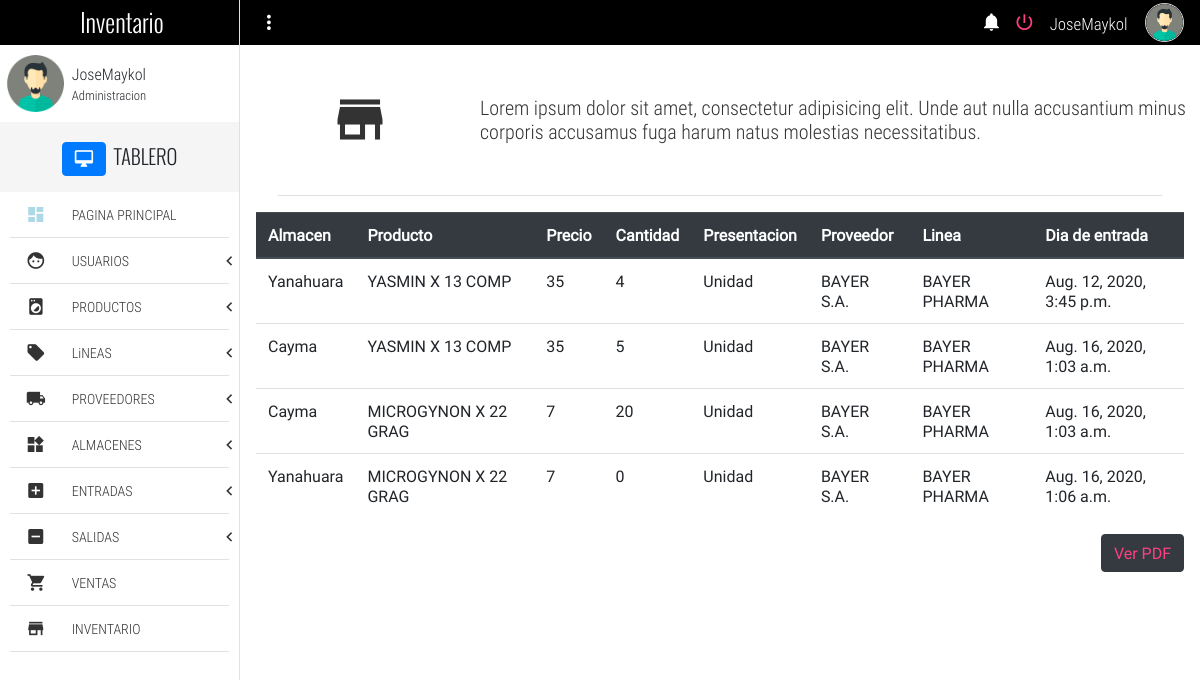
/inventory (signed in), run on an earlier commit of the app's database.
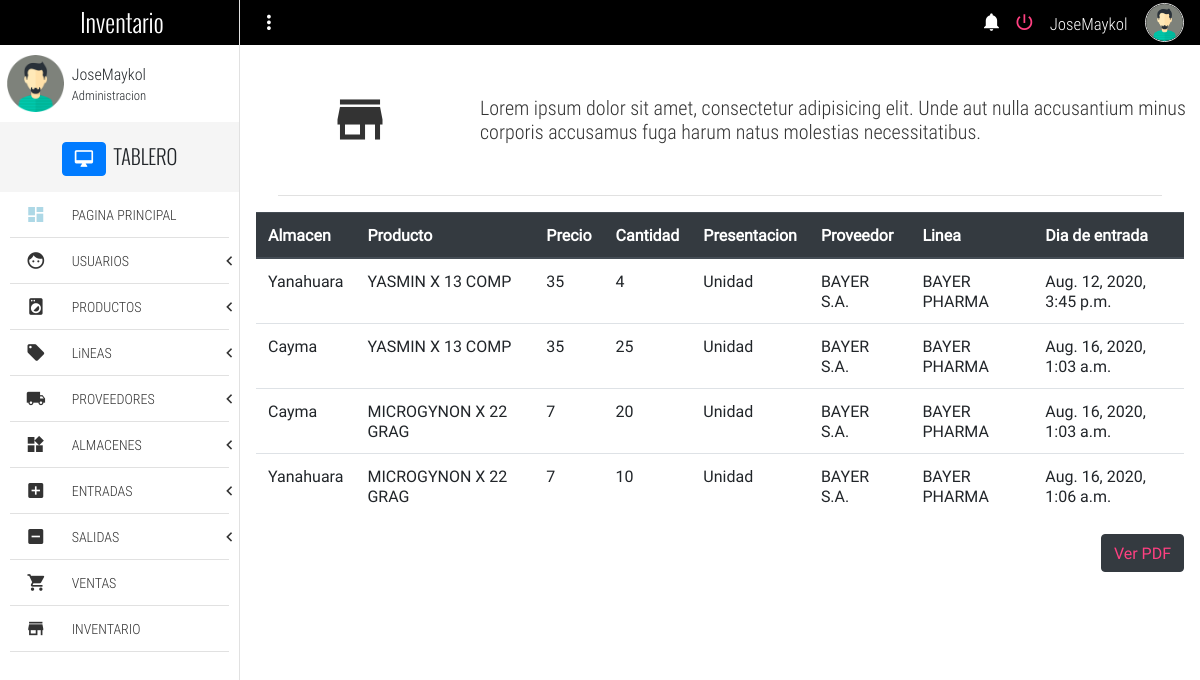
And on a later commit of the database.
### Inventario/models.py (models this page shows, shortened)
class Inventory(models.Model):
    store = models.CharField(max_length = 50, null= True, verbose_name= "Almacen")
    product = models.ForeignKey(Entry, on_delete= models.SET_DEFAULT, default= None, null= True)
    cant = models.PositiveIntegerField(null= True, verbose_name= "Cantidad")
    name_product =  models.CharField(max_length= 100, null= True, verbose_name= "Producto")
    presentation = models.CharField(max_length= 110, null = True, verbose_name= "Presentación")
    price_product = models.PositiveIntegerField(null= True, verbose_name = "Precio del producto")
    providers = models.CharField(null = True, verbose_name= "Proveedor", max_length= 100)
    line = models.CharField(max_length= 100,null = True, verbose_name= "Linea del producto")
    entry_date = models.DateTimeField(auto_now_add=True, null= True,verbose_name= "Fecha de entrada")

### Inventario/views.py (the view)
# urls.py: path('inventory', views.inventory, name = 'inventory'),
def inventory(request):
    inventory = Inventory.objects.all()
    return render(request,'inventory.html',{'inventory':inventory})

### Templates/inventory.html (shortened to what this page needs)
{% extends 'base.html' %}
{% block content %}
	<section class="full-width pageContent">
		<section class="full-width header-well">
			<div class="full-width header-well-icon">
				<i class="zmdi zmdi-store"></i>
			</div>
			<div class="full-width header-well-text">
				<p class="text-condensedLight">
					Lorem ipsum dolor sit amet, consectetur adipisicing elit. Unde aut nulla accusantium minus corporis accusamus fuga harum natus molestias necessitatibus.
				</p>
			</div>
		</section>
		<div class="full-width divider-menu-h"></div>
		<div class="mdl-grid">
			<div class="mdl-cell mdl-cell--4-col-phone mdl-cell--8-col-tablet mdl-cell--12-col-desktop">
				<table class="table">
					<thead class="thead-dark">
					  <tr>
						<th scope="col">Almacen</th>
						<th scope="col">Producto</th>
						<th scope="col">Precio</th>
						<th scope="col">Cantidad</th>
						<th scope="col">Presentacion</th>
						<th scope="col">Proveedor</th>
						<th scope="col">Linea</th>
						<th scope="col">Dia de entrada</th>
					  </tr>
					</thead>
					<tbody>
					{% for i in inventory%}
					  <tr>
						<td>{{i.store}}</td>
						<td>{{i.name_product}}</td>
						<td>{{i.price_product}}</td>
						<td>{{i.cant}}</td>
						<td>{{i.presentation}}</td>
						<td>{{i.providers}}</td>
						<td>{{i.line}}</td>
						<td>{{i.entry_date}}</td>
					  </tr>
					{% endfor %}
					</tbody>
				</table>
				<button style="float:right ;" type="button" class="btn btn-dark"><a href="{% url 'render/pdf_inventory/' %}" target="_blank"> Ver PDF</a></button>
			</div>
		</div>
	</section>
{% endblock %}

What changed in the data, as far as the page shows it:
changed Inventory (number 2 of 4 on the later page): cant "5" → "25"
changed Inventory "Aug. 16, 2020, 1:06 a.m.": cant "0" → "10"
